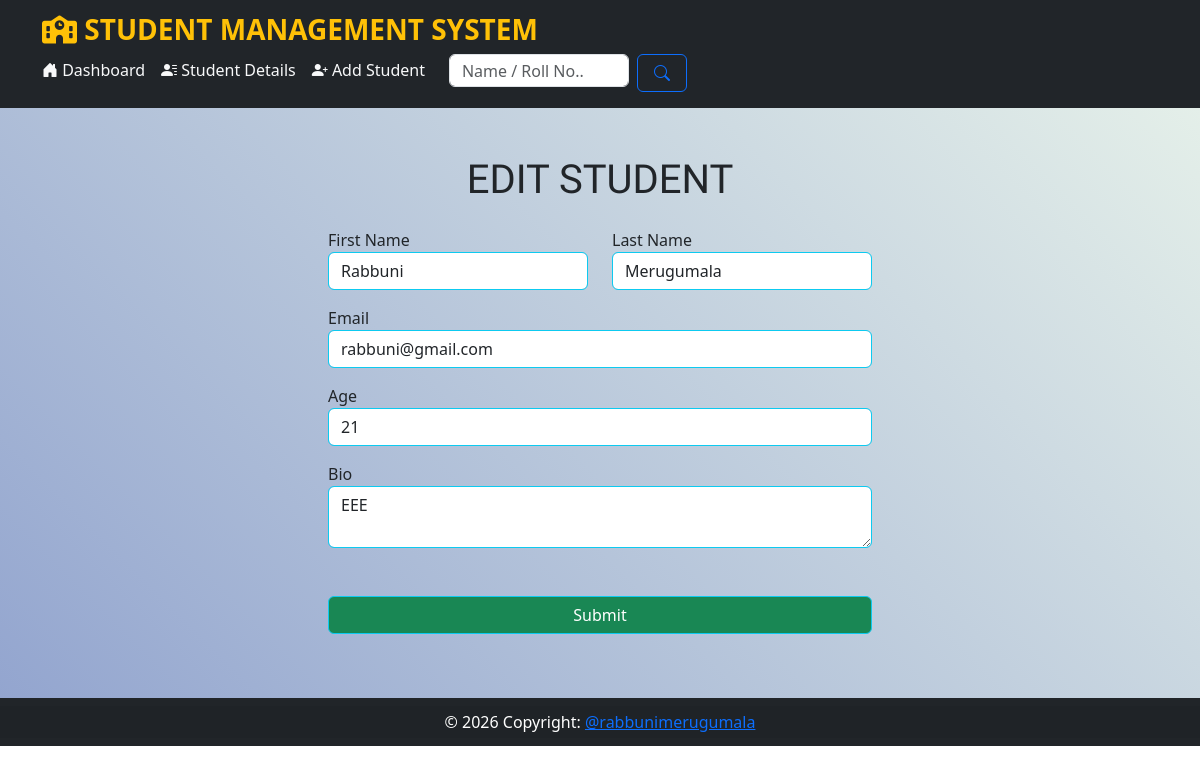
Page /edit_student/1 on the committed database.
### main.py (models this page shows)
class Student(db.Model):
    id = db.Column(db.Integer, primary_key=True)
    first_name = db.Column(db.String(100), nullable=False)
    last_name = db.Column(db.String(100), nullable=False)
    email = db.Column(db.String(80), unique=True, nullable=False)
    age = db.Column(db.Integer)
    created_at = db.Column(db.DateTime(timezone=True), server_default=func.now())
    bio = db.Column(db.Text)

### main.py (the view, shortened to what this page needs)
@app.route('/edit_student/<int:student_id>', methods=('GET', 'POST'))
def edit_student(student_id):
    student = Student.query.get_or_404(student_id)
    return render_template('edit_student.html', student=student)

### templates/edit_student.html (shortened to what this page needs)
{% extends 'base.html' %}
{% block content %}
<div style="background-image: linear-gradient(45deg, #93a5cf 0%, #e4efe9 100%);">
    <h1 style="font-family: 'Aclonica';font-size: 40px" class="text-center pt-5">EDIT STUDENT</h1>
    <form method="post" class="container col-md-6">
        <div class="p-3">
            <div class="row">
                <div class="col mb-3">
                    <label for="first_name">First Name</label>
                    <input value="{{student.first_name}}" type="text" class="form-control border border-info"
                           placeholder=" Student First Name.."
                           aria-label="First name" name="first_name" id="first_name" required>
                </div>
                <div class="col mb-3">
                    <label for="last_name">Last Name</label>
                    <input value="{{student.last_name}}" type="text" class="form-control border border-info"
                           placeholder=" Student Last Name.."
                           aria-label="Last name" name="last_name" id="last_name" required>
                </div>
            </div>
            <div class="mb-3">
                <label for="email">Email</label>
                <input value="{{student.email}}" type="email" class="form-control  border-info "
                       placeholder=" Student Email.." name="email"
                       id="email" required>
            </div>
            <div class="mb-3">
                <label for="age">Age</label>
                <input value="{{student.age}}" type="text" class="form-control border border-info"
                       placeholder=" Student Age.." name="age" id="age" required>
            </div>
            <label for="bio">Bio</label>
            <br>
            <textarea name="bio"
                      id="bio"
                      placeholder="Bio.."
                      class="form-control mb-5 border border-info"
            >{{student.bio}}</textarea>
            <div class="d-grid my-5">
                <button class="btn btn-success border border-info " type="submit">Submit</button>
            </div>
        </div>
    </form>
</div>
{% endblock %}

### static/styles/style.css (style rules this page uses)
* { margin:0; padding:0; }

### rows in the picture
Student: first_name "Rabbuni", last_name "Merugumala", email "rabbuni@gmail.com", age "21", bio "EEE"
